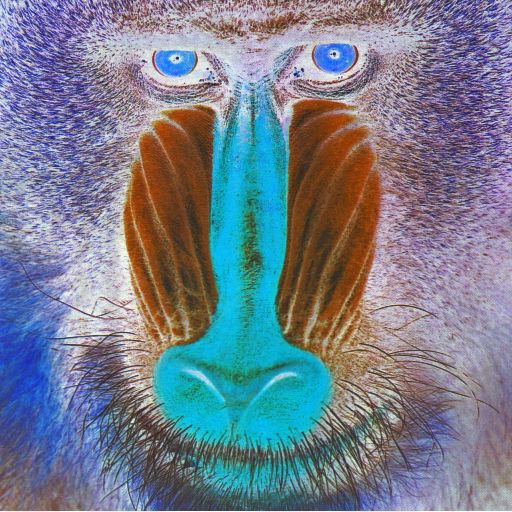
//> input picture lab2/mandrill2.jpg, 512 x 512 px
$ ./mandrill2   (built with g++ and OpenCV 4)
//> lines starting //> are read from the running program, lines starting //| are printed output that depends on the picture
#include <stdio.h>
#include <opencv/cv.h>        //you may need to
#include <opencv/highgui.h>   //adjust import locations
#include <opencv/cxcore.h>    //depending on your machine setup

using namespace cv;           //make available OpenCV namespace


int main() {

  // Read image from file
  Mat image = imread("mandrill2.jpg", 1);
//> image is the input picture: 512 rows x 512 cols, CV_8UC3; mean B, G, R 141.8, 126.1, 117.6


  uchar pixelBlue,pixelRed,pixelGreen;
  for (int y=0; y<image.rows;y++){
    for(int x=0; x<image.cols;x++){
      pixelBlue = image.at<Vec3b>(y,x)[0];
      pixelGreen = image.at<Vec3b>(y,x)[1];
      pixelRed = image.at<Vec3b>(y,x)[2];

      image.at<Vec3b>(y,x)[0] = 256 - image.at<Vec3b>(y,x)[0];
      image.at<Vec3b>(y,x)[1] = 256 - image.at<Vec3b>(y,x)[1];
      image.at<Vec3b>(y,x)[2] = 256 - image.at<Vec3b>(y,x)[2];
    }
  }
//> this loop made 512 passes
//> (pixelBlue, pixelGreen, pixelRed) on passes 1 to 3: (109, 68, 76), (163, 120, 129), (218, 169, 177)
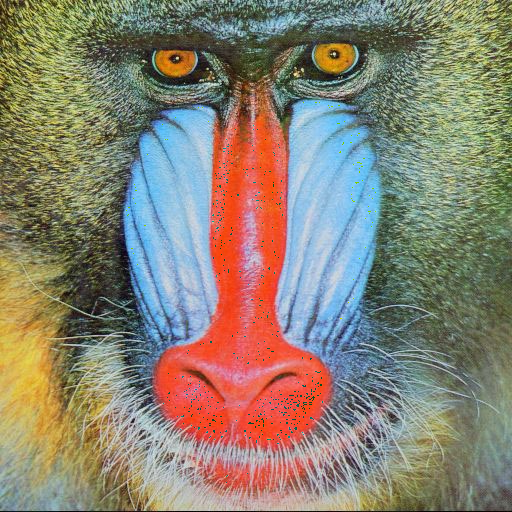
//> image: 512 rows x 512 cols, CV_8UC3; mean B, G, R 114.1, 129.9, 137.6
//> after the loop, pixelBlue = 254; pixelGreen = 249; pixelRed = 246
  imwrite("man2.jpg",image);
  return 0;
}

$ run again, with lab2/mandrill0.jpg copied over lab2/mandrill2.jpg
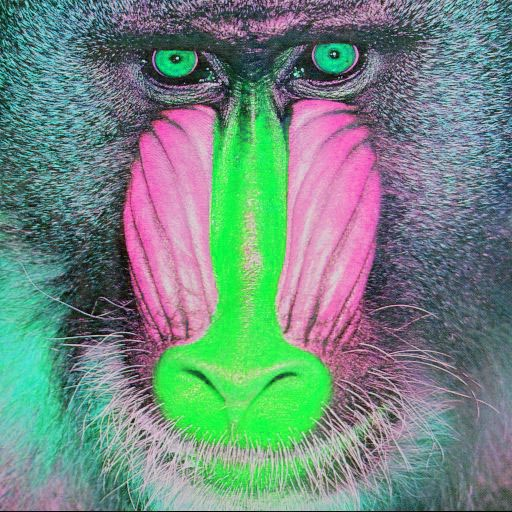
//> input picture lab2/mandrill0.jpg, 512 x 512 px
//> image is the input picture: 512 rows x 512 cols, CV_8UC3; mean B, G, R 128.9, 137.4, 113.2
//> the loop `for (int y=0; y<image.rows;y++)` made 512 passes
//> (pixelBlue, pixelGreen, pixelRed) on passes 1 to 3: (188, 178, 148), (134, 125, 92), (85, 76, 38)
//> after the loop `for (int y=0; y<image.rows;y++)`:
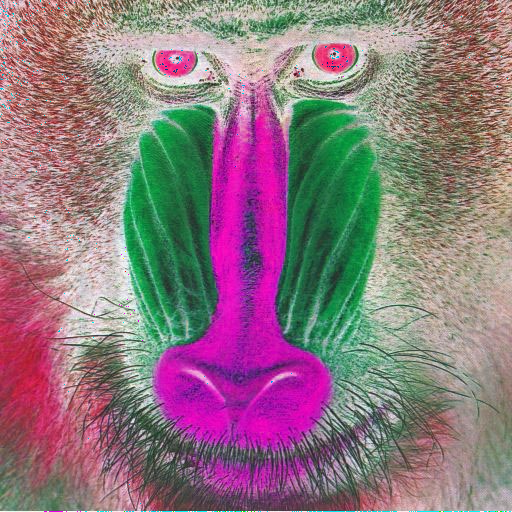
//> image: 512 rows x 512 cols, CV_8UC3; mean B, G, R 127.1, 118.6, 142.2
//> after the loop `for (int y=0; y<image.rows;y++)`: pixelBlue = 7; pixelGreen = 10; pixelRed = 1

$ run again, with lab2/mandrill1.jpg copied over lab2/mandrill2.jpg
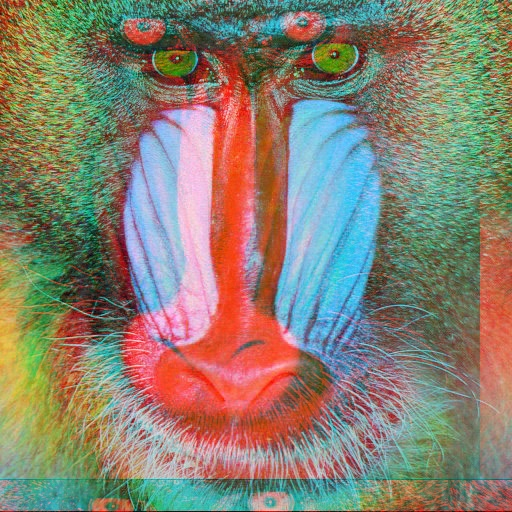
//> input picture lab2/mandrill1.jpg, 512 x 512 px
//> image is the input picture: 512 rows x 512 cols, CV_8UC3; mean B, G, R 113.1, 128.9, 136.9
//> the loop `for (int y=0; y<image.rows;y++)` made 512 passes
//> (pixelBlue, pixelGreen, pixelRed) on passes 1 to 3: (144, 182, 160), (102, 145, 132), (43, 95, 101)
//> after the loop `for (int y=0; y<image.rows;y++)`:
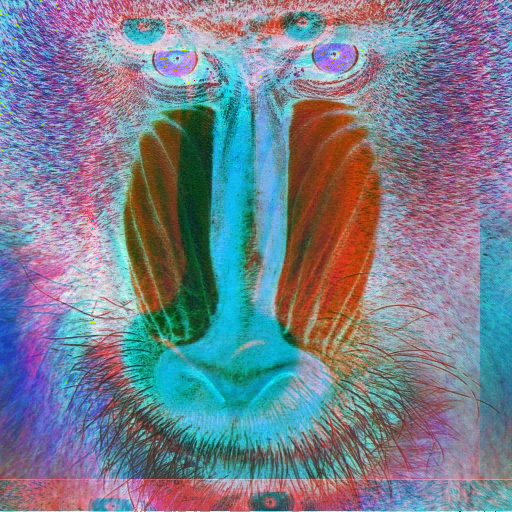
//> image: 512 rows x 512 cols, CV_8UC3; mean B, G, R 142.6, 127.1, 119
//> after the loop `for (int y=0; y<image.rows;y++)`: pixelBlue = 5; pixelGreen = 15; pixelRed = 122

$ run again, with lab2/mandrill3.jpg copied over lab2/mandrill2.jpg
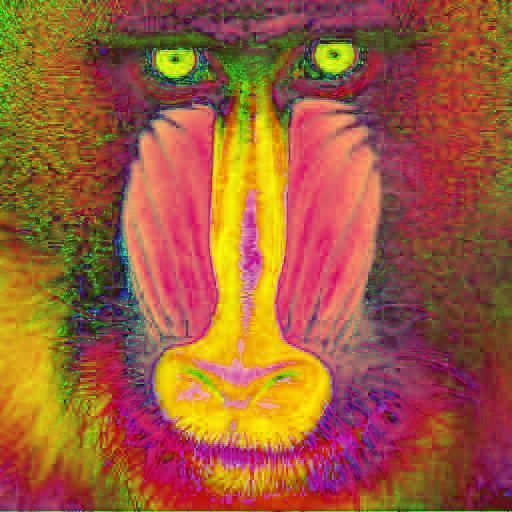
//> input picture lab2/mandrill3.jpg, 512 x 512 px
//> image is the input picture: 512 rows x 512 cols, CV_8UC3; mean B, G, R 57.2, 92, 157.5
//> the loop `for (int y=0; y<image.rows;y++)` made 512 passes
//> (pixelBlue, pixelGreen, pixelRed) on passes 1 to 3: (31, 70, 162), (27, 84, 139), (45, 138, 117)
//> after the loop `for (int y=0; y<image.rows;y++)`:
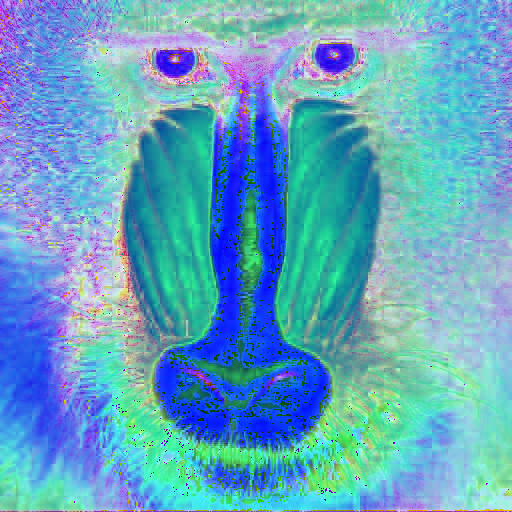
//> image: 512 rows x 512 cols, CV_8UC3; mean B, G, R 194.6, 163.7, 98.4
//> after the loop `for (int y=0; y<image.rows;y++)`: pixelBlue = 70; pixelGreen = 174; pixelRed = 87
